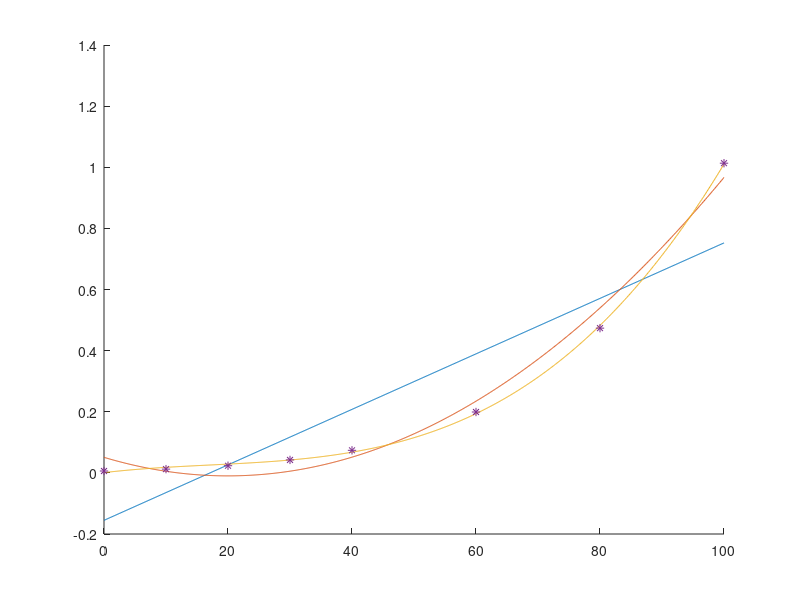

Write MATLAB code to recreate this figure.
% Exercise 2 / Laboratory 7
 
clf
x = [0,10,20,30,40,60,80,100];
fx = [0.0061,0.0123,0.0234,0.0424,0.0738,0.1992,0.4736,1.0133];
p = polyfit(x,fx,1);
polyval(p,45)

p2 = polyfit(x,fx,2);
p3 = polyfit(x,fx,3);
polyval(p2,45)
polyval(p3,45)
t = 0:0.1:100

hold on

plot(t,polyval(p,t))
plot(t,polyval(p2,t))
plot(t,polyval(p3,t))
plot(x,fx,"*")

hold off

